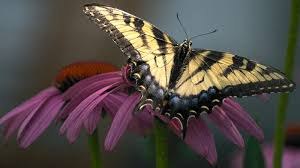
#> input picture b.jpg, 300 x 168 px
$ jupyter execute opencv_6.ipynb
#> lines starting #> are read from the running program, lines starting #| are printed output that depends on the picture
[cell 1]
import cv2
import numpy as np

kernel = np.array([-1,-1,0,-1,0, 1, 0, 1, 1]).reshape(3,3)
img = cv2.imread('b.jpg', 0)
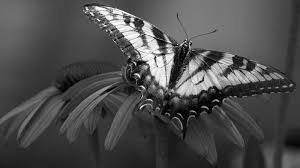
#> img: shape (168, 300); min 0, max 255, mean 76.4
dst = cv2.filter2D(img, -1, kernel, None, (-1,-1), 128)
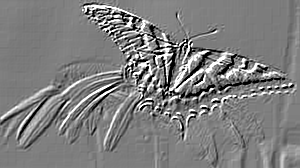
#> dst: shape (168, 300); min 0, max 255, mean 126.5
cv2.imshow('img', img)
cv2.imshow('dst', dst)
cv2.waitKey(0)
cv2.destroyAllWindows()

[cell 2]
#커널 생성 예
size = 5
kernel = np.zeros((size, size))
kernel[int((size-1)/2), :]=np.ones(size)
kernel/size

[cell 3]
size = 5
kernel = np.zeros((size, size))
kernel[int((size-1)/2), :]=np.ones(size)
kernel = kernel/size

img = cv2.imread('a.jpg', 0)
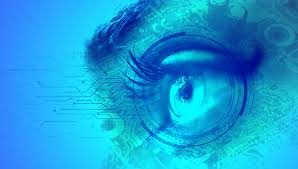
#> input picture a.jpg, 298 x 169 px
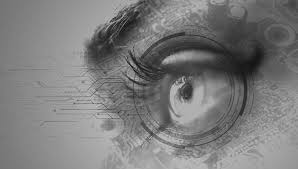
#> img: shape (169, 298); min 11, max 202, mean 123.8
dst = cv2.filter2D(img, -1, kernel)
#> dst: shape (169, 298)
cv2.imshow('img', img)
cv2.imshow('dst', dst)
cv2.waitKey(0)
cv2.destroyAllWindows()

<블러링>
영상을 부드럽게 만드는 필터링. 여러 종류 있음

평균값 필터
주변 픽셀값의 평균값으로 필터링
kernel =
1 / (33) [[1, 1, 1],
[1, 1, 1],
[1, 1, 1]]

[cell 4]
img = cv2.imread('b.jpg', 0)
k = 3   #커널 크기가 커질수록 뭉개짐이 심해짐. 넓은 영역의 커널로 계산하기 때문에 더 심해짐.
kernel = np.ones((k,k))/(k*k)
dst = cv2.filter2D(img, -1, kernel)
#> dst: shape (168, 300)
cv2.imshow('img', img)
cv2.imshow('dst', dst)
cv2.waitKey(0)
cv2.destroyAllWindows()

- 블러링 opencv 함수

평균값 필터 함수: cv2.blur(img, kernelSize)

[cell 5]
img = cv2.imread('b.jpg', 0)
dst = cv2.blur(img, (3,3))
cv2.imshow('img', img)
cv2.imshow('dst', dst)
cv2.waitKey(0)
cv2.destroyAllWindows()

- 블러링 opencv 함수

가우시안 필터링: 가우시안 분포 함수를 근사하여 생성한 커널로 필터링.
평균값 필터보다 자연스럽게 처리함

cv2.GaussianBlur(img, ksize, sigmaX)
ksize(w, h): 커널 크기
sigmaX: x방향 가우시안 커널 표준 편차

[cell 6]
img = cv2.imread('b.jpg', 0)
cv2.imshow('img', img)

for i in range(1, 6):
    dst = cv2.GaussianBlur(img, (5,5), i)
    cv2.imshow('dst'+str(i), dst)

cv2.waitKey(0)
cv2.destroyAllWindows()

<샤프닝>
영상의 윤곽을 뚜렷하고 선명하게 하는 필터링.
언샤프닝: 샤프닝을 위해서는 블러링된 영상 사용

첫 번째 그래프는 원본 이미지, 두 번째 그래프는 블러링한 이미지이다. 블러링으로 윤곽이 무뎌졌다. 이 부분의 차를 구한 것이 세번째 그래프이고 이 차를 확대해주면 경계선이 더욱 뚜렷해진다.

- 흑백 이미지 언샤프닝

[cell 7]
import cv2
import numpy as np

img = cv2.imread('c.jpg', 0)
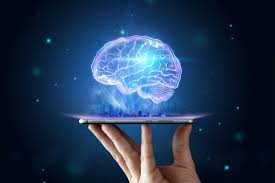
#> input picture c.jpg, 275 x 183 px
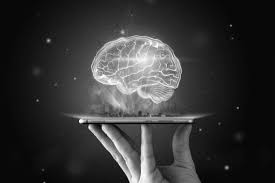
#> img: shape (183, 275); min 0, max 255, mean 52
cv2.imshow('img', img)

blr = cv2.GaussianBlur(img, (5,5), 5)
dst = np.clip(2.0*img - blr, 0, 255).astype('uint8')
#> dst: shape (183, 275)

cv2.imshow('dst', dst)

cv2.waitKey(0)
cv2.destroyAllWindows()

- 칼라 이미지 언샤프닝

[cell 8]
import cv2
import numpy as np

img = cv2.imread('c.jpg')
#> img is the input picture: shape (183, 275, 3); mean B, G, R 82.1, 55, 34.5
cv2.imshow('img', img)

blr = cv2.GaussianBlur(img, (5,5), 5)
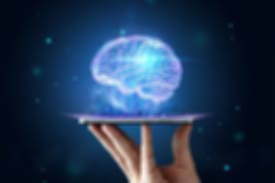
#> blr: shape (183, 275, 3); mean B, G, R 82.1, 55, 34.5
dst = np.clip(2.0*img - blr, 0, 255).astype('uint8')
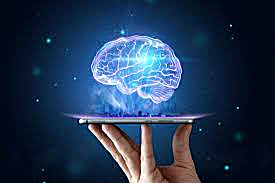
#> dst: shape (183, 275, 3); mean B, G, R 81.8, 55, 34.7

cv2.imshow('dst', dst)

cv2.waitKey(0)
cv2.destroyAllWindows()

<잡음 제거 필터링>

- 잡음 생성
  가우시안 난수 함수로 잡음 생성
  cv2.randn(난수담을 배열, 가우시안 분포 평균, 가우시안 분포 표준 편차)

[cell 9]
img = cv2.imread('c.jpg')

x = img.copy()  #노이즈 생성할 배열. 이미지와 동일 모양
x = x.astype('int8')  #부호있는 타입으로 변환
cv2.randn(x, 0, 0.2)   #가우시안 난수 생성하여 배열 x에 담음
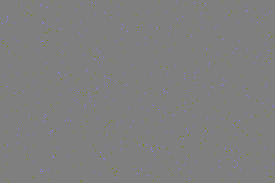
#> x: shape (183, 275, 3) int8; mean B, G, R -0.000397, 0, 0; drawn with min black and max white
x = x.astype('uint8')  #이미지 타입으로 변환
y = cv2.add(img, x)    #원본 이미지와 노이즈 합성

cv2.imshow('img', y)

cv2.waitKey(0)
cv2.destroyAllWindows()

- 잡음제거 opencv 함수

앞에서 살펴본 가우시안블러 함수로 노이즈를 제거할 수 있지만 경계선도 흐릿해진다.   이를 보완해서 노이즈는 흐리게하고 경계선은 명확하게 하는 블러링 방법이 양방향 필터링이다

cv2.bilateralFilter(src, d, sigmaColor, sigmaSpace, borderType)
src – image
d – filtering시 고려할 주변 pixel 지름
sigmaColor – 색 공간 표준편차.
sigmaSpace – 좌표 공간 표준편차.

[cell 10]
dst = cv2.bilateralFilter(y, 9, 100, 100)
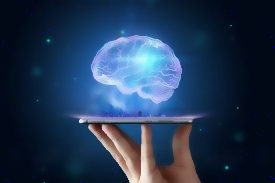
#> dst: shape (183, 275, 3); mean B, G, R 82.5, 54.9, 34.4
#dst = cv2.GaussianBlur(y, (5,5), 2) # 블러도 가능하지만 경계가 무너짐
cv2.imshow('img', y)
cv2.imshow('img2', dst)
cv2.waitKey(0)
cv2.destroyAllWindows()

잡음이 소금과 후추처럼 도드라진 점을 제거하는 것은 미디언 필더가 더 효과적이다. 이 필터는 커널의 값들을 정렬하여 중간값을 앵커로 지정한여 연산하는 필터링이다.

cv2.medianBlur(img, ksize)
ksize: 커널크기

[cell 11]
dst = cv2.medianBlur(y, 3)
cv2.imshow('img', y)
cv2.imshow('dst', dst)
cv2.waitKey()

cv2.destroyAllWindows()
